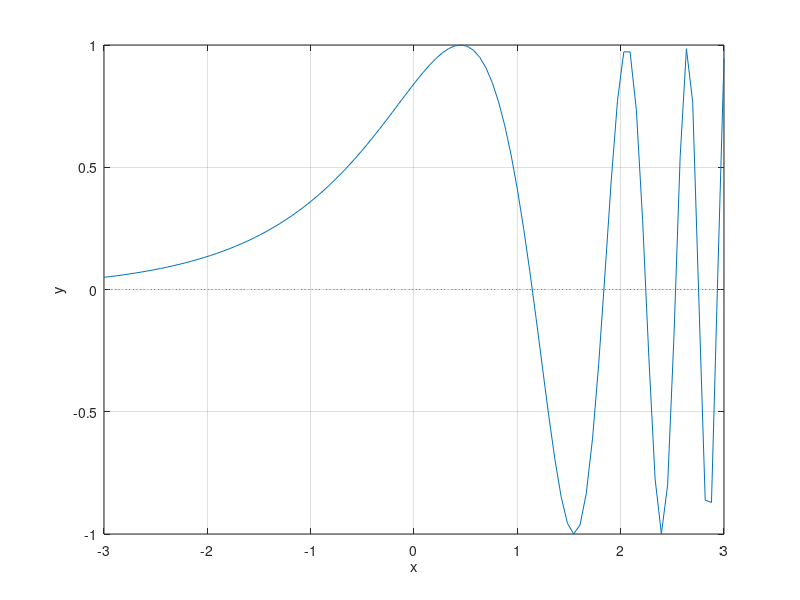

MATLAB code to generate this figure: (Note: this script raises an error after producing the figure.)
clear
a=-3; b=3;
m=100; 
x=linspace(a,b,m);
f='sin(exp(x))';
plot(x,eval(f),x,0*x,':'); 
grid on
xlabel('x')
ylabel('y')
z=ginput(1);
[zr,fr]=fzero(f,z(1))
hold on
plot(zr,fr,'r*',z(1),z(2),'g*')
hold off
%% 
syms x
y = sin(exp(x));
a = solve(y)
